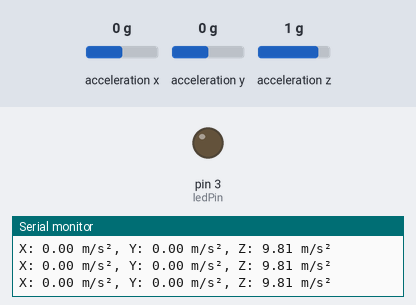
This sketch was run on a simulated Arduino Uno, built with avr-gcc and run on an emulated ATmega328P. On the bench: output pins drawn as LEDs (lit = HIGH), the last lines printed to the serial monitor. The inputs (shaded band) are chosen by the test bench; at power-on: acceleration z 1 g, acceleration x 0 g, acceleration y 0 g.

Above: at 1.2 s.
1.3 s: acceleration z set to 0 g
At 2.0 s:
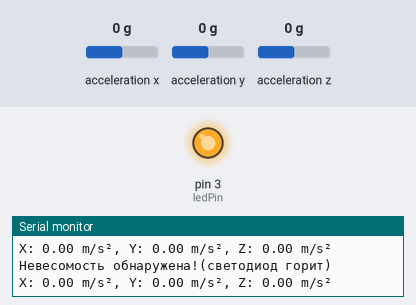
5.8 s: acceleration z set to -1.4 g
At 6.4 s:
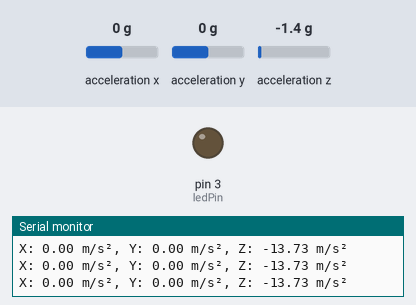
Timing chart, 0 to 8.8 s (numbered marks = the images above; inputs shaded):
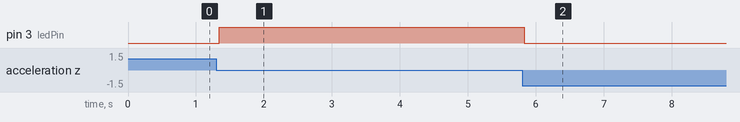

The sketch:

main.ino
```cpp
#include <Wire.h>
#include <Adafruit_Sensor.h>
#include <Adafruit_ADXL345_U.h>

Adafruit_ADXL345_Unified accel = Adafruit_ADXL345_Unified(12345);

const int ledPin = 3;

void setup() {
  Serial.begin(9600);
  if (!accel.begin()) {
    Serial.println("ADXL345 не найден!(Либо он сгорел)");
    while (1);
  }

  Serial.println("ADXL345 подключен.");

  accel.setRange(ADXL345_RANGE_2_G);

  pinMode(ledPin, OUTPUT);
}

void loop() {
  sensors_event_t event;
  accel.getEvent(&event);

  Serial.print("X: ");
  Serial.print(event.acceleration.x);
  Serial.print(" m/s², Y: ");
  Serial.print(event.acceleration.y);
  Serial.print(" m/s², Z: ");
  Serial.print(event.acceleration.z);
  Serial.println(" m/s²");

  if (abs(event.acceleration.z) < 0.2) {
    digitalWrite(ledPin, HIGH);
    Serial.println("Невесомость обнаружена!(светодиод горит)");
  } else {
    digitalWrite(ledPin, LOW);
  }

  delay(100);
}
```

Measured:
- after the input at 1.3 s, pin 3 (ledPin): LOW → HIGH at once
- after the input at 5.8 s, pin 3 (ledPin): HIGH → LOW at once
